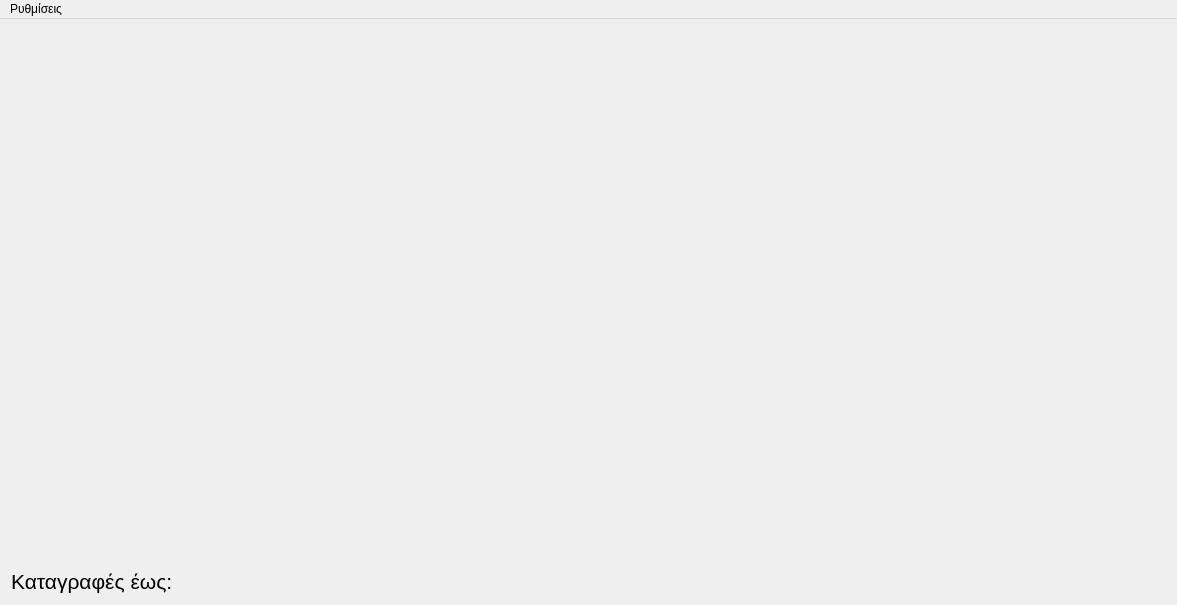
<?xml version="1.0" encoding="UTF-8"?>
<ui version="4.0">
 <class>MainWindow</class>
 <widget class="QMainWindow" name="MainWindow">
  <property name="geometry">
   <rect>
    <x>0</x>
    <y>0</y>
    <width>1177</width>
    <height>605</height>
   </rect>
  </property>
  <property name="windowTitle">
   <string>PHA-Records</string>
  </property>
  <property name="windowIcon">
   <iconset resource="icons.qrc">
    <normaloff>:/app_icon.png</normaloff>:/app_icon.png</iconset>
  </property>
  <property name="iconSize">
   <size>
    <width>100</width>
    <height>100</height>
   </size>
  </property>
  <widget class="QWidget" name="centralWidget">
   <layout class="QGridLayout" name="gridLayout">
    <item row="0" column="2">
     <widget class="QPushButton" name="StatisticsButton">
      <property name="sizePolicy">
       <sizepolicy hsizetype="MinimumExpanding" vsizetype="MinimumExpanding">
        <horstretch>1</horstretch>
        <verstretch>1</verstretch>
       </sizepolicy>
      </property>
      <property name="minimumSize">
       <size>
        <width>50</width>
        <height>50</height>
       </size>
      </property>
      <property name="maximumSize">
       <size>
        <width>1000</width>
        <height>1000</height>
       </size>
      </property>
      <property name="autoFillBackground">
       <bool>true</bool>
      </property>
      <property name="text">
       <string/>
      </property>
      <property name="icon">
       <iconset resource="icons.qrc">
        <normaloff>:/statistics_icon.png</normaloff>:/statistics_icon.png</iconset>
      </property>
      <property name="iconSize">
       <size>
        <width>200</width>
        <height>200</height>
       </size>
      </property>
      <property name="flat">
       <bool>true</bool>
      </property>
     </widget>
    </item>
    <item row="0" column="0">
     <widget class="QPushButton" name="AddButton">
      <property name="sizePolicy">
       <sizepolicy hsizetype="MinimumExpanding" vsizetype="MinimumExpanding">
        <horstretch>1</horstretch>
        <verstretch>1</verstretch>
       </sizepolicy>
      </property>
      <property name="minimumSize">
       <size>
        <width>50</width>
        <height>50</height>
       </size>
      </property>
      <property name="maximumSize">
       <size>
        <width>1000</width>
        <height>1000</height>
       </size>
      </property>
      <property name="autoFillBackground">
       <bool>true</bool>
      </property>
      <property name="text">
       <string/>
      </property>
      <property name="icon">
       <iconset resource="icons.qrc">
        <normaloff>:/add_icon.png</normaloff>:/add_icon.png</iconset>
      </property>
      <property name="iconSize">
       <size>
        <width>200</width>
        <height>200</height>
       </size>
      </property>
      <property name="autoRepeat">
       <bool>false</bool>
      </property>
      <property name="autoDefault">
       <bool>false</bool>
      </property>
      <property name="default">
       <bool>false</bool>
      </property>
      <property name="flat">
       <bool>true</bool>
      </property>
     </widget>
    </item>
    <item row="0" column="1">
     <widget class="QPushButton" name="EditButton">
      <property name="sizePolicy">
       <sizepolicy hsizetype="MinimumExpanding" vsizetype="MinimumExpanding">
        <horstretch>1</horstretch>
        <verstretch>1</verstretch>
       </sizepolicy>
      </property>
      <property name="minimumSize">
       <size>
        <width>50</width>
        <height>50</height>
       </size>
      </property>
      <property name="maximumSize">
       <size>
        <width>1000</width>
        <height>1000</height>
       </size>
      </property>
      <property name="autoFillBackground">
       <bool>true</bool>
      </property>
      <property name="text">
       <string/>
      </property>
      <property name="icon">
       <iconset resource="icons.qrc">
        <normaloff>:/edit_icon.png</normaloff>:/edit_icon.png</iconset>
      </property>
      <property name="iconSize">
       <size>
        <width>200</width>
        <height>200</height>
       </size>
      </property>
      <property name="flat">
       <bool>true</bool>
      </property>
     </widget>
    </item>
    <item row="1" column="0" colspan="3">
     <widget class="QLabel" name="LastRecordsLabel">
      <property name="font">
       <font>
        <family>Arial</family>
        <pointsize>16</pointsize>
       </font>
      </property>
      <property name="text">
       <string>Καταγραφές έως:</string>
      </property>
     </widget>
    </item>
   </layout>
  </widget>
  <widget class="QMenuBar" name="menuBar">
   <property name="geometry">
    <rect>
     <x>0</x>
     <y>0</y>
     <width>1177</width>
     <height>20</height>
    </rect>
   </property>
   <widget class="QMenu" name="menu">
    <property name="title">
     <string>Ρυθμίσεις</string>
    </property>
    <addaction name="action"/>
    <addaction name="action_2"/>
   </widget>
   <addaction name="menu"/>
  </widget>
  <action name="action">
   <property name="text">
    <string>Τοποθεσία Αρχείων</string>
   </property>
  </action>
  <action name="action_2">
   <property name="text">
    <string>Δομή</string>
   </property>
  </action>
 </widget>
 <layoutdefault spacing="6" margin="11"/>
 <resources>
  <include location="icons.qrc"/>
 </resources>
 <connections/>
</ui>
